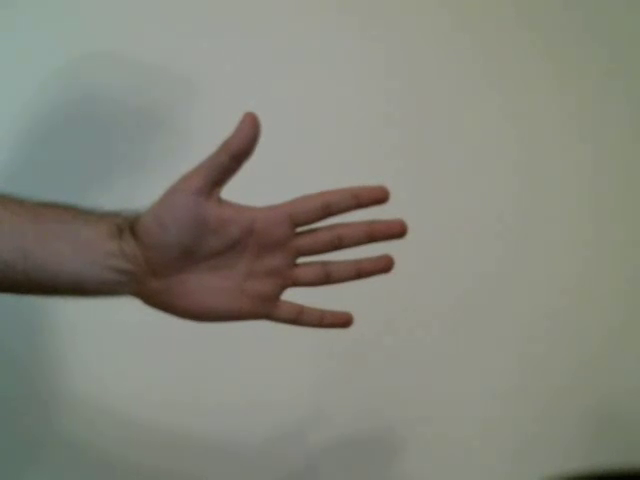
#> input picture frame 34 of DATA/hand_move.mp4, 640 x 480 px
$ jupyter execute --allow-errors 00-Optical-Flow.ipynb
#> lines starting #> are read from the running program, lines starting #| are printed output that depends on the picture
<a href="https://www.pieriandata.com"></a>
*Copyright Pierian Data Inc.*

# Optical Flow

[cell 1]
import numpy as np
import cv2 as cv

#> (a cell that did not finish here is left out)

#> (a cell that did not finish here is left out)

[cell 4]
import numpy as np
import cv2
cap = cv2.VideoCapture('../DATA/hand_move.mp4')
# params for ShiTomasi corner detection
feature_params = dict( maxCorners = 100,
                       qualityLevel = 0.3,
                       minDistance = 7,
                       blockSize = 7 )
# Parameters for lucas kanade optical flow
lk_params = dict( winSize  = (15,15),
                  maxLevel = 2,
                  criteria = (cv2.TERM_CRITERIA_EPS | cv2.TERM_CRITERIA_COUNT, 10, 0.03))
# Create some random colors
color = np.random.randint(0,255,(100,3))
# Take first frame and find corners in it
ret, old_frame = cap.read()
#> old_frame is the input picture: shape (480, 640, 3); mean B, G, R 123.8, 134.2, 133.3
old_gray = cv2.cvtColor(old_frame, cv2.COLOR_BGR2GRAY)
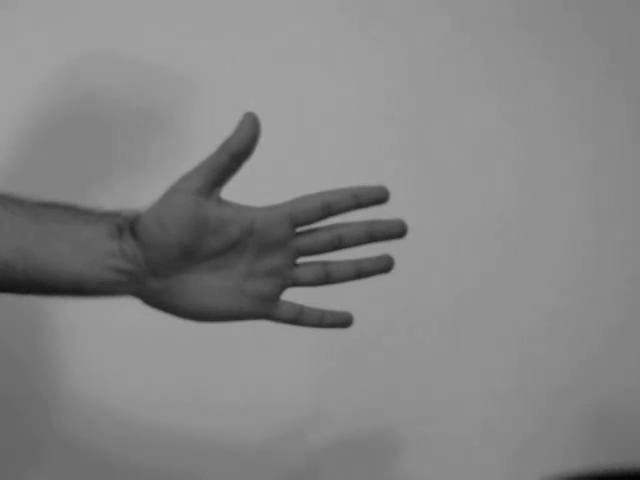
#> old_gray: shape (480, 640); min 3, max 166, mean 132.8
p0 = cv2.goodFeaturesToTrack(old_gray, mask = None, **feature_params)
#> p0 = [[297, 261], [283, 297], [295, 229], [222, 195], [386, 200]]
# Create a mask image for drawing purposes
mask = np.zeros_like(old_frame)
while(1):
    ret,frame = cap.read()
    frame_gray = cv2.cvtColor(frame, cv2.COLOR_BGR2GRAY)
    # calculate optical flow
    p1, st, err = cv2.calcOpticalFlowPyrLK(old_gray, frame_gray, p0, None, **lk_params)
#> p1 = [[297, 261], [283.1, 296.9], [295, 229], [222, 195.1], [386, 199.9]]; st = [1, 1, 1, 1, 1]; err = [0.197, 1.18, 0.264, 0.765, 0.729]
    # Select good points
    good_new = p1[st==1]
#> good_new has the same summary as p1
    good_old = p0[st==1]
#> good_old has the same summary as p0
    # draw the tracks
    for i,(new,old) in enumerate(zip(good_new,good_old)):
        a,b = new.ravel()
        c,d = old.ravel()
        mask = cv2.line(mask, (a,b),(c,d), color[i].tolist(), 2)
        frame = cv2.circle(frame,(a,b),5,color[i].tolist(),-1)
#> this loop made 5 passes
#> (a, b, c, d) on passes 1 to 5: (297, 261, 297, 261), (283.1, 296.9, 283, 297), (295, 229, 295, 229), (222, 195.1, 222, 195), (386, 199.9, 386, 200)
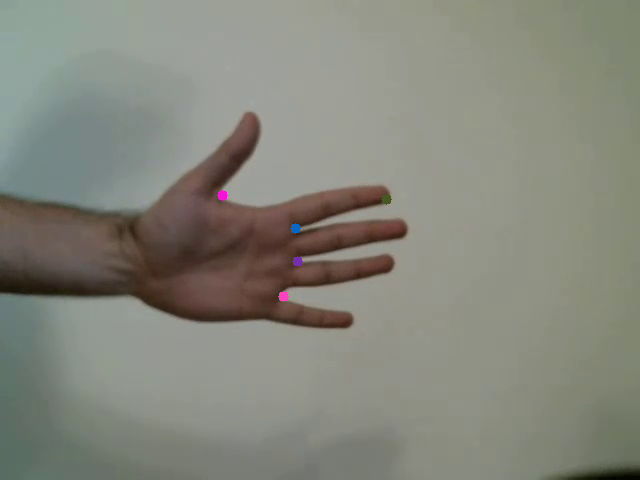
#> frame: shape (480, 640, 3); mean B, G, R 123.8, 134.2, 133.3
#> mask: shape (480, 640, 3); mean of channels 0, 1, 2 0, 0, 0
    img = cv2.add(frame,mask)
    cv2.imshow('frame',img)
    k = cv2.waitKey(30) & 0xff
#> (key q is pressed here)
    if k == 27:
        break
    # Now update the previous frame and previous points
    old_gray = frame_gray.copy()
    p0 = good_new.reshape(-1,1,2)
#> p0 has the same summary as p1
cv2.destroyAllWindows()
cap.release()

[cell 5]
import cv2

[cell 6]
cv2.__version__

[cell 7]
import cv2

cap = cv2.VideoCapture(0)

# Automatically grab width and height from video feed
# (returns float which we need to convert to integer for later on!)
width = int(cap.get(cv2.CAP_PROP_FRAME_WIDTH))
height = int(cap.get(cv2.CAP_PROP_FRAME_HEIGHT))


writer = cv2.VideoWriter('../DATA/finger_move.mp4', cv2.VideoWriter_fourcc(*'XVID'),25, (width, height))


## This loop keeps recording until you hit Q or escape the window
## You may want to instead use some sort of timer, like from time import sleep and then just record for 5 seconds.

while True:
    # Capture frame-by-frame
    ret, frame = cap.read()


    # Write the video
    writer.write(frame)

    # Display the resulting frame
    cv2.imshow('frame',frame)

    # This command let's us quit with the "q" button on a keyboard.
    # Simply pressing X on the window won't work!
    if cv2.waitKey(1) & 0xFF == ord('q'):
#> (key q is pressed here)
